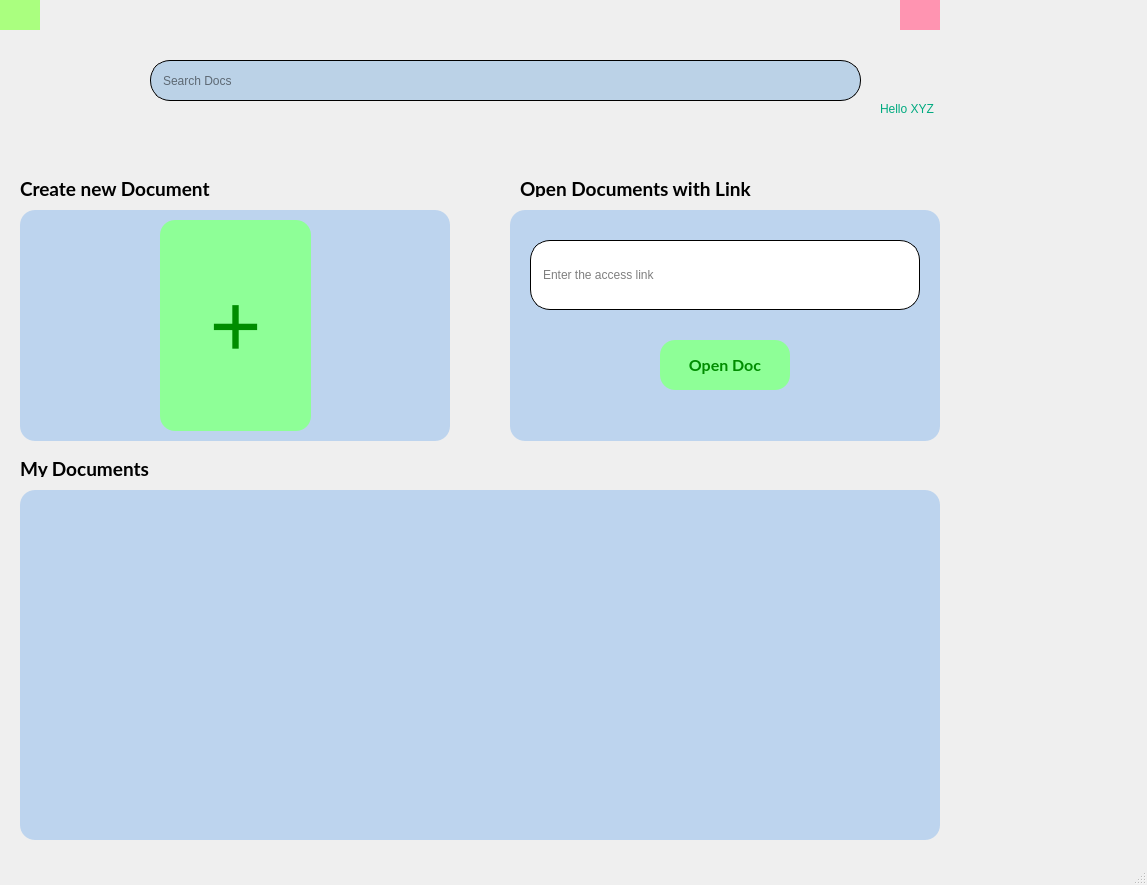
<?xml version="1.0" encoding="UTF-8"?>
<ui version="4.0">
 <class>HomeWindow</class>
 <widget class="QMainWindow" name="HomeWindow">
  <property name="geometry">
   <rect>
    <x>0</x>
    <y>0</y>
    <width>1147</width>
    <height>885</height>
   </rect>
  </property>
  <property name="windowTitle">
   <string>HomeWindow</string>
  </property>
  <property name="styleSheet">
   <string notr="true">HomeWindow {
	background-color: rgb(255, 248, 210);
	background:rgb(255, 252, 219)
} </string>
  </property>
  <widget class="QWidget" name="centralwidget">
   <widget class="QLabel" name="label_2">
    <property name="geometry">
     <rect>
      <x>20</x>
      <y>40</y>
      <width>101</width>
      <height>61</height>
     </rect>
    </property>
    <property name="font">
     <font>
      <pointsize>16</pointsize>
      <italic>true</italic>
     </font>
    </property>
    <property name="text">
     <string/>
    </property>
    <property name="pixmap">
     <pixmap>../resources/images/docify-high-resolution-logo-black-transparent.png</pixmap>
    </property>
    <property name="scaledContents">
     <bool>true</bool>
    </property>
   </widget>
   <widget class="QLabel" name="label_4">
    <property name="geometry">
     <rect>
      <x>880</x>
      <y>100</y>
      <width>67</width>
      <height>17</height>
     </rect>
    </property>
    <property name="styleSheet">
     <string notr="true">QLabel {
	color: rgb(0, 170, 127);
}</string>
    </property>
    <property name="text">
     <string>Hello XYZ</string>
    </property>
   </widget>
   <widget class="QPushButton" name="pushButton">
    <property name="geometry">
     <rect>
      <x>160</x>
      <y>220</y>
      <width>151</width>
      <height>211</height>
     </rect>
    </property>
    <property name="font">
     <font>
      <pointsize>67</pointsize>
     </font>
    </property>
    <property name="styleSheet">
     <string notr="true">QPushButton {
border-radius: 15px;
	background-color: rgb(142, 255, 151);
	color: rgb(0, 141, 0);
}
</string>
    </property>
    <property name="text">
     <string>+</string>
    </property>
   </widget>
   <widget class="QLabel" name="label_3">
    <property name="geometry">
     <rect>
      <x>20</x>
      <y>180</y>
      <width>201</width>
      <height>17</height>
     </rect>
    </property>
    <property name="font">
     <font>
      <family>Lato</family>
      <pointsize>14</pointsize>
      <weight>75</weight>
      <bold>true</bold>
     </font>
    </property>
    <property name="text">
     <string>Create new Document</string>
    </property>
   </widget>
   <widget class="QLineEdit" name="lineEdit">
    <property name="geometry">
     <rect>
      <x>150</x>
      <y>60</y>
      <width>711</width>
      <height>41</height>
     </rect>
    </property>
    <property name="styleSheet">
     <string notr="true">QLineEdit {
border-radius: 20px;
border: 1px solid black; 
padding:10px;
background-color: rgb(187, 210, 231);
}</string>
    </property>
    <property name="placeholderText">
     <string>Search Docs</string>
    </property>
   </widget>
   <widget class="QWidget" name="horizontalLayoutWidget">
    <property name="geometry">
     <rect>
      <x>20</x>
      <y>490</y>
      <width>920</width>
      <height>351</height>
     </rect>
    </property>
    <layout class="QHBoxLayout" name="horizontalLayoutDocs"/>
   </widget>
   <widget class="QLabel" name="label_6">
    <property name="geometry">
     <rect>
      <x>20</x>
      <y>460</y>
      <width>201</width>
      <height>17</height>
     </rect>
    </property>
    <property name="font">
     <font>
      <family>Lato</family>
      <pointsize>14</pointsize>
      <weight>75</weight>
      <bold>true</bold>
     </font>
    </property>
    <property name="text">
     <string>My Documents</string>
    </property>
   </widget>
   <widget class="QLabel" name="label">
    <property name="geometry">
     <rect>
      <x>880</x>
      <y>50</y>
      <width>54</width>
      <height>50</height>
     </rect>
    </property>
    <property name="text">
     <string/>
    </property>
    <property name="pixmap">
     <pixmap>../resources/images/user.png</pixmap>
    </property>
    <property name="scaledContents">
     <bool>true</bool>
    </property>
   </widget>
   <widget class="QFrame" name="frame">
    <property name="geometry">
     <rect>
      <x>20</x>
      <y>210</y>
      <width>430</width>
      <height>231</height>
     </rect>
    </property>
    <property name="styleSheet">
     <string notr="true">QFrame {
	border-radius: 15px;
	background-color: rgb(189, 212, 238);
}</string>
    </property>
    <property name="frameShape">
     <enum>QFrame::StyledPanel</enum>
    </property>
    <property name="frameShadow">
     <enum>QFrame::Raised</enum>
    </property>
   </widget>
   <widget class="QLabel" name="label_7">
    <property name="geometry">
     <rect>
      <x>520</x>
      <y>180</y>
      <width>240</width>
      <height>17</height>
     </rect>
    </property>
    <property name="font">
     <font>
      <family>Lato</family>
      <pointsize>14</pointsize>
      <weight>75</weight>
      <bold>true</bold>
     </font>
    </property>
    <property name="text">
     <string>Open Documents with Link</string>
    </property>
   </widget>
   <widget class="QFrame" name="frame_2">
    <property name="geometry">
     <rect>
      <x>510</x>
      <y>210</y>
      <width>430</width>
      <height>231</height>
     </rect>
    </property>
    <property name="styleSheet">
     <string notr="true">QFrame {
	border-radius: 15px;
	background-color: rgb(189, 212, 238);
}</string>
    </property>
    <property name="frameShape">
     <enum>QFrame::StyledPanel</enum>
    </property>
    <property name="frameShadow">
     <enum>QFrame::Raised</enum>
    </property>
    <widget class="QLineEdit" name="lineEditAccess">
     <property name="geometry">
      <rect>
       <x>20</x>
       <y>30</y>
       <width>390</width>
       <height>70</height>
      </rect>
     </property>
     <property name="styleSheet">
      <string notr="true">QLineEdit {
border-radius: 20px;
border: 1px solid black; 
padding:10px;
background-color: white;
}</string>
     </property>
     <property name="placeholderText">
      <string>Enter the access link</string>
     </property>
    </widget>
    <widget class="QPushButton" name="pushButtonAccess">
     <property name="geometry">
      <rect>
       <x>150</x>
       <y>130</y>
       <width>130</width>
       <height>50</height>
      </rect>
     </property>
     <property name="font">
      <font>
       <family>Lato</family>
       <pointsize>12</pointsize>
       <weight>75</weight>
       <bold>true</bold>
      </font>
     </property>
     <property name="styleSheet">
      <string notr="true">QPushButton {
border-radius: 15px;
	background-color: rgb(142, 255, 151);
	color: rgb(0, 141, 0);
}
</string>
     </property>
     <property name="text">
      <string>Open Doc</string>
     </property>
    </widget>
   </widget>
   <widget class="QFrame" name="frame_3">
    <property name="geometry">
     <rect>
      <x>20</x>
      <y>490</y>
      <width>920</width>
      <height>350</height>
     </rect>
    </property>
    <property name="styleSheet">
     <string notr="true">QFrame {
	border-radius: 15px;
	background-color: rgb(189, 212, 238);
}</string>
    </property>
    <property name="frameShape">
     <enum>QFrame::StyledPanel</enum>
    </property>
    <property name="frameShadow">
     <enum>QFrame::Raised</enum>
    </property>
   </widget>
   <widget class="QPushButton" name="pushButtonLogout">
    <property name="geometry">
     <rect>
      <x>900</x>
      <y>0</y>
      <width>40</width>
      <height>30</height>
     </rect>
    </property>
    <property name="styleSheet">
     <string notr="true">QPushButton {
	background-color: rgb(255, 148, 177);
	border-radius: 30px;
}

QPushButton:hover {
	border-radius: 30px;
	background-color: rgb(255, 85, 127);
}</string>
    </property>
    <property name="text">
     <string/>
    </property>
    <property name="icon">
     <iconset>
      <normaloff>../resources/images/logout.png</normaloff>../resources/images/logout.png</iconset>
    </property>
   </widget>
   <widget class="QPushButton" name="pushButtonRefresh">
    <property name="geometry">
     <rect>
      <x>0</x>
      <y>0</y>
      <width>40</width>
      <height>30</height>
     </rect>
    </property>
    <property name="styleSheet">
     <string notr="true">QPushButton {
	
	background-color: rgb(170, 255, 127);
	border-radius: 30px;
}

QPushButton:hover {
	border-radius: 30px;
	
	background-color: rgb(85, 255, 127);
}</string>
    </property>
    <property name="text">
     <string/>
    </property>
    <property name="icon">
     <iconset>
      <normaloff>../resources/images/Refresh_icon.png</normaloff>../resources/images/Refresh_icon.png</iconset>
    </property>
   </widget>
   <zorder>frame_3</zorder>
   <zorder>frame</zorder>
   <zorder>label_2</zorder>
   <zorder>label_4</zorder>
   <zorder>pushButton</zorder>
   <zorder>label_3</zorder>
   <zorder>lineEdit</zorder>
   <zorder>horizontalLayoutWidget</zorder>
   <zorder>label_6</zorder>
   <zorder>label</zorder>
   <zorder>label_7</zorder>
   <zorder>frame_2</zorder>
   <zorder>pushButtonLogout</zorder>
   <zorder>pushButtonRefresh</zorder>
  </widget>
  <widget class="QStatusBar" name="statusbar"/>
  <action name="actionLogout">
   <property name="icon">
    <iconset>
     <normaloff>../resources/images/logout.png</normaloff>../resources/images/logout.png</iconset>
   </property>
   <property name="text">
    <string>Logout</string>
   </property>
  </action>
 </widget>
 <resources/>
 <connections/>
</ui>
